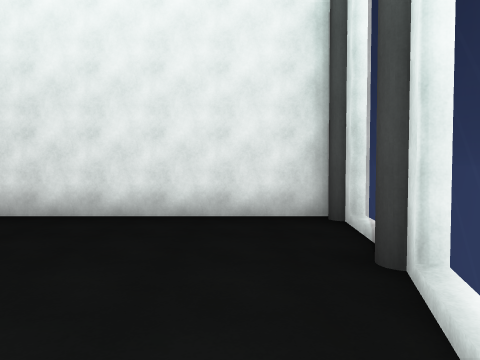
[1] (above)

18 first-person views from a walk through a 3-D level made in the Unity game engine. The camera is 1.5 m above the floor, tilts 2° down and sees 70° across. The floor is counted in squares, 2 m on a side. Each view is taken from the middle of a square. On the plan, view 1 faces up. The plan holds only what a view shows up to about 11 squares ahead; the rest is blank. The place goes on beyond the plan. The player is left out.

[2]
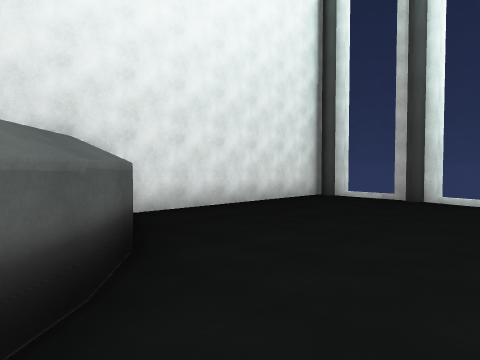

[3]
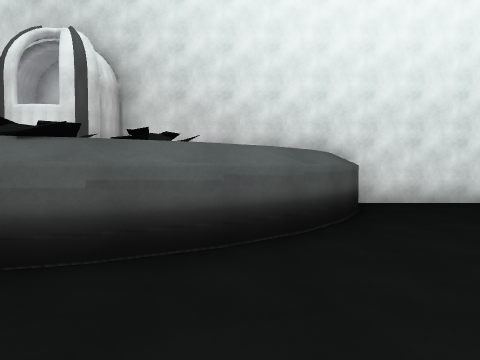

[4]
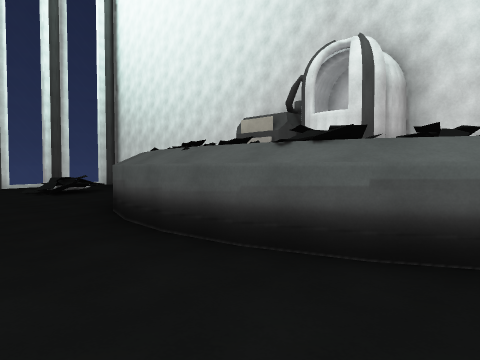

[5]
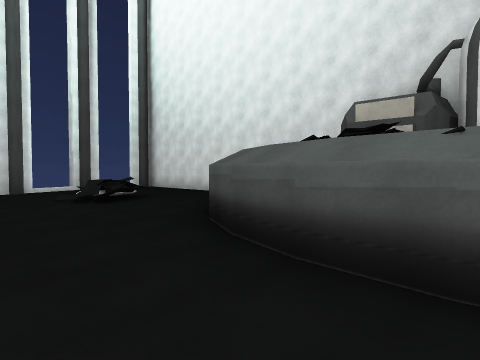

[6]
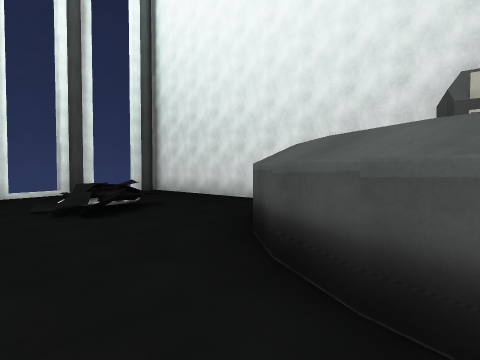

[7]
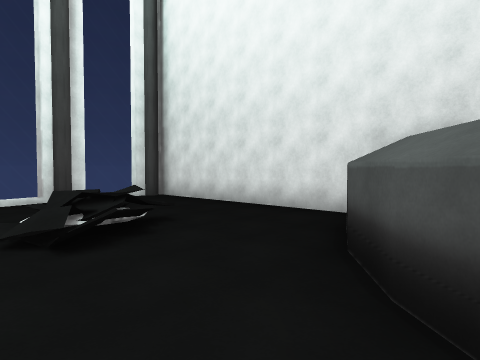

[8]
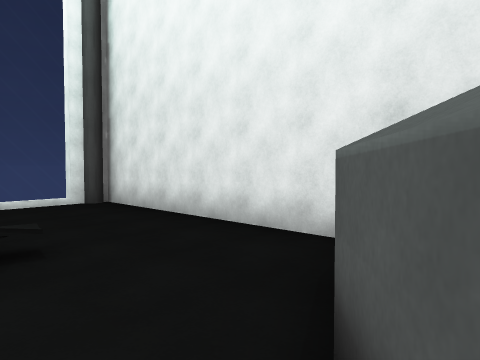

[9]
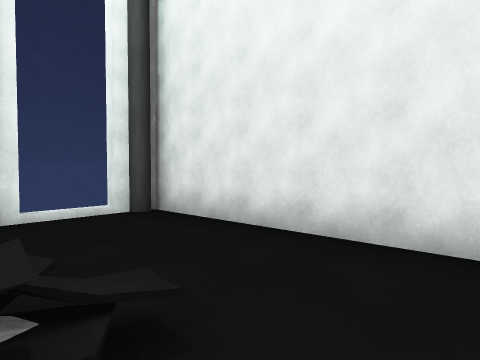

[10]
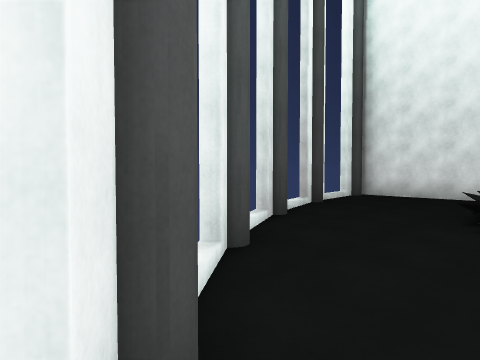

[11]
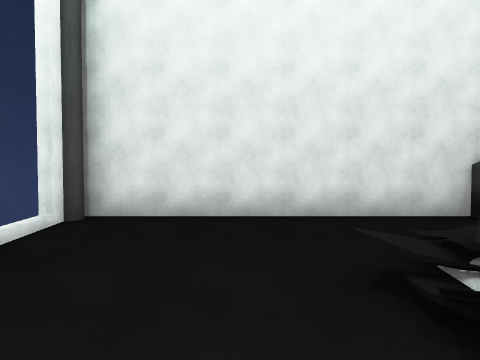

[12]
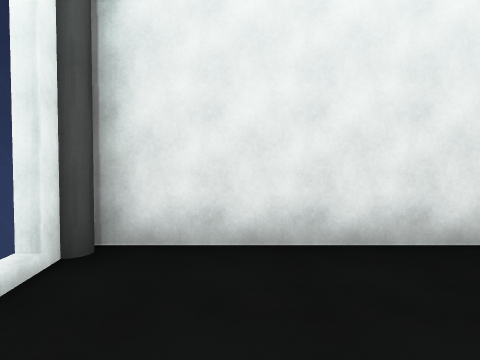

[13]
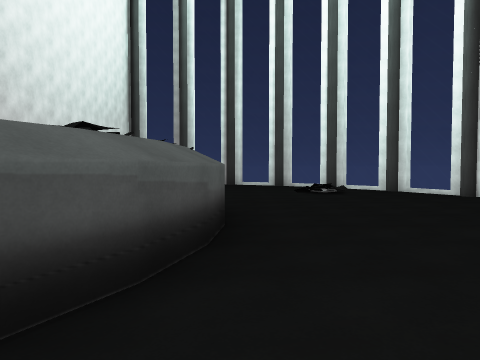

[14]
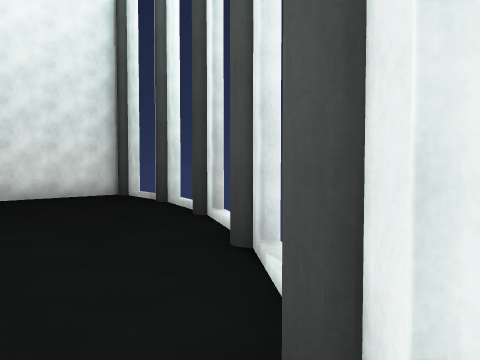

[15]
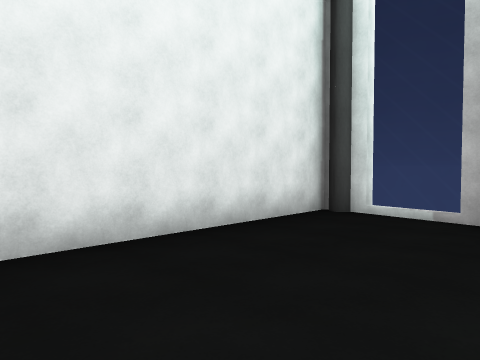

[16]
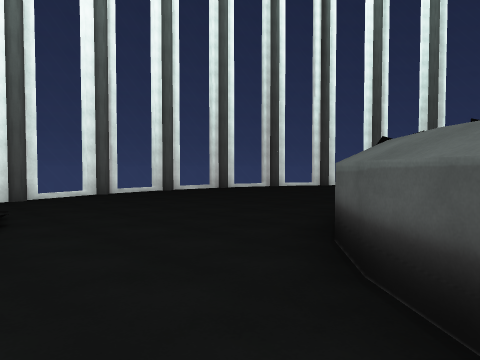

[17]
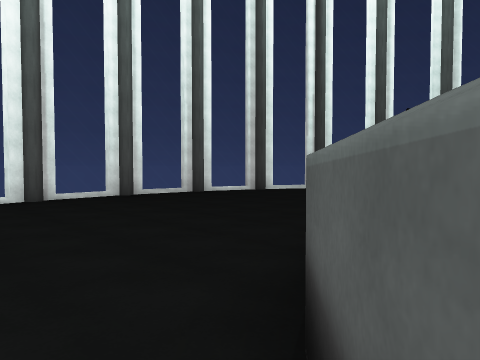

[18]
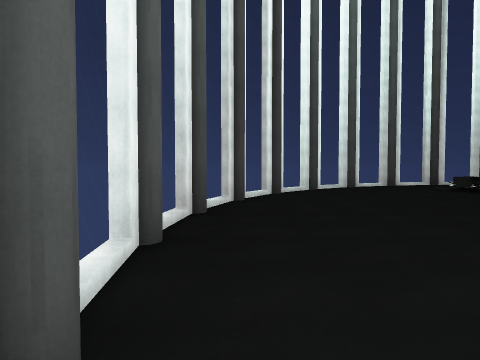

### Floor plan
Key: @ floor where view 1 was taken; # wall or solid block; . floor; / step, stairs or slope; = window, fence, low wall or low ledge; ^ raised ledge; O other object.
Columns run from 23 left of view 1 to 2 right of it. Each row starts with its distance up from view 1.
  6 ########          ########
  5 #......#          #......#
  4 =......^          ^......=
  3 #..../..##      ##.......#
  2 #=..O/...##  # ##........#
  1  =..///...######........=#
  0  #.....................@#
 -1  #=....................=#
 -2   #.............../ ...#
 -3   #=............../ ..=#
 -4    #=.............../=#
 -5     ###............#
 -6       #=#........#=#
 -7           #=##=#=#

Positions as (right, up) in squares from view 1, and headings:
1: (0, 0), facing up
2: (-7, 0), facing up-right
3: (-7, -2), facing up
4: (-7, -2), facing up-left
5: (-10, -2), facing up-left
6: (-12, -1), facing up-left
7: (-14, 0), facing up-left
8: (-15, 2), facing up-left
9: (-17, 2), facing up-left
10: (-18, -4), facing up-left
11: (-20, 0), facing up
12: (-21, 2), facing up
13: (-15, 0), facing right
14: (-3, -4), facing up-right
15: (-4, 2), facing up-right
16: (-4, 3), facing down-left
17: (-6, 2), facing down-left
18: (-7, -6), facing left
